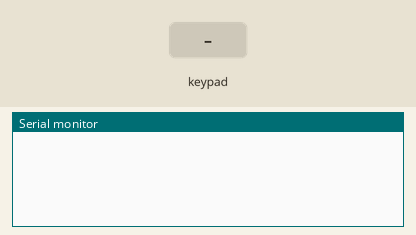
This sketch was run on a simulated Arduino Uno, built with avr-gcc and run on an emulated ATmega328P. Parts: the last lines printed to the serial monitor. Inputs (shaded band) come from the test bench.

Above: at 1.2 s.
1.3 s: key '*' pressed
At 1.7 s:
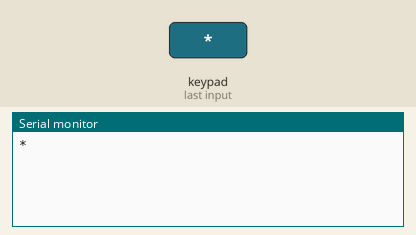
2.8 s: key 'z' pressed
At 4.0 s:
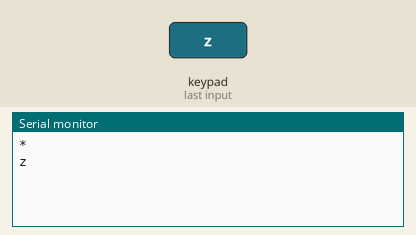
4.3 s: key '#' pressed
At 5.4 s:
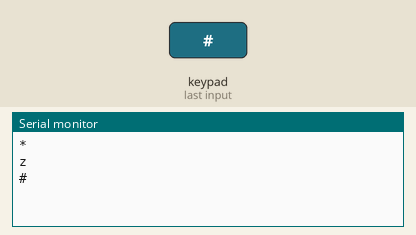

The sketch:

Keypad_3x4_serial.ino
```cpp
/*
 * Rafael Lozano rolon
 * soporte@taloselectronics.com
*/
#include <Keypad.h>

const byte ROWS = 4; //four rows
const byte COLS = 3; //three columns

char keys[ROWS][COLS] = {
  {1, 2, 3},
  {4, 5, 6},
  {7, 8, 9},
  {'*', 'z', '#'}
};

byte rowPins[ROWS] = {7, 2, 3, 5}; //connect to the row pinouts of the keypad
byte colPins[COLS] = {6, 8, 4}; //connect to the column pinouts of the keypad

Keypad keypad = Keypad( makeKeymap(keys), rowPins, colPins, ROWS, COLS );

void setup() {
  Serial.begin(9600);
}

void loop() {

  char key = keypad.getKey();
  if (key)
  {
    Serial.println(key);
  }
}
```

Measured:
- after the input at 1.3 s, the serial monitor: prints a new line at once (image 1)
- after the input at 2.8 s, the serial monitor: prints a new line at once (image 2)
- after the input at 4.3 s, the serial monitor: prints a new line at once (image 3)
